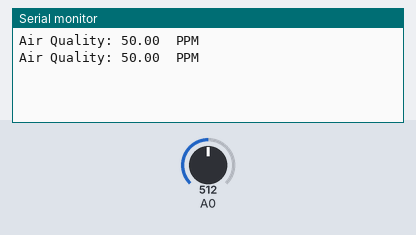
Bench run of a sketch on a simulated Arduino Uno, built with avr-gcc and run on an emulated ATmega328P. On the bench: the last lines printed to the serial monitor. The test bench sets the inputs (shaded band); at power-on: A0 = 512.

Above: at 2.8 s.
2.9 s: A0 set to 716
At 5.2 s:
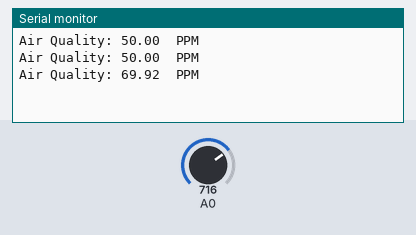
5.6 s: A0 set to 900
At 7.0 s:
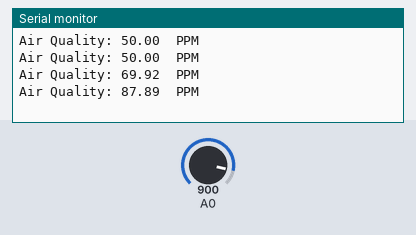
Timing chart, 0 to 8.6 s (numbered marks = the images above; inputs shaded):
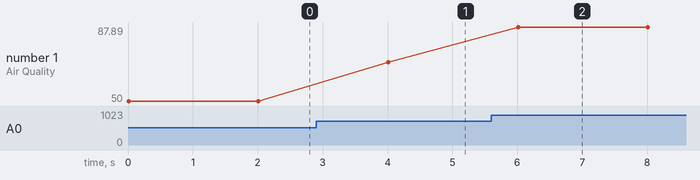

The sketch:

Mq-135.ino
```cpp
double air_quality;

void setup()
{
  Serial.begin(9600);
  delay(10);

}

void loop()
{
   air_quality = ((analogRead(A0)/1024.0)*100.0);
  Serial.print("Air Quality: ");
  Serial.print(air_quality);
  Serial.println("  PPM");
  Serial.println();

  delay(2000);
}
```

Measured:
- after the input at 2.9 s, the serial monitor: prints a new line after 1.1 s (image 1)
- after the input at 5.6 s, the serial monitor: prints a new line after 0.41 s (image 2)
- plotted number 1: 50 → 69.92 after the input at 2.9 s, 69.92 → 87.89 after the input at 5.6 s
